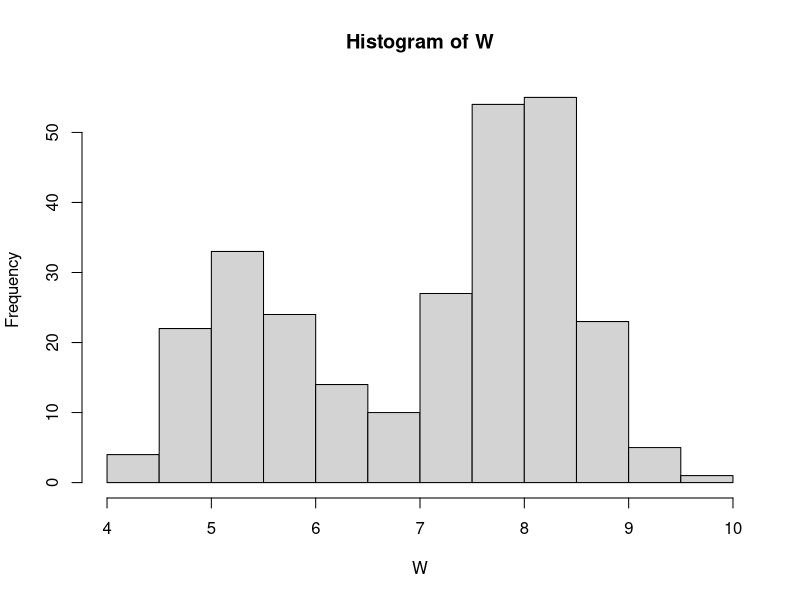
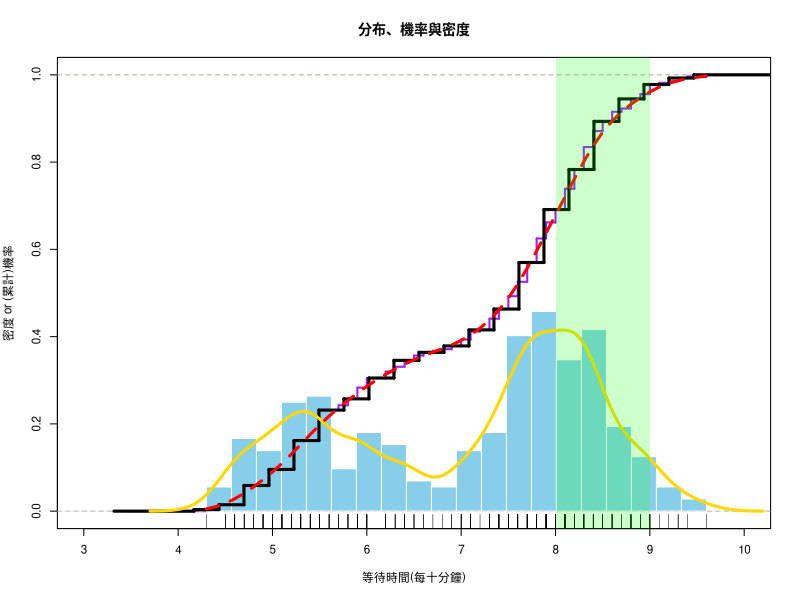
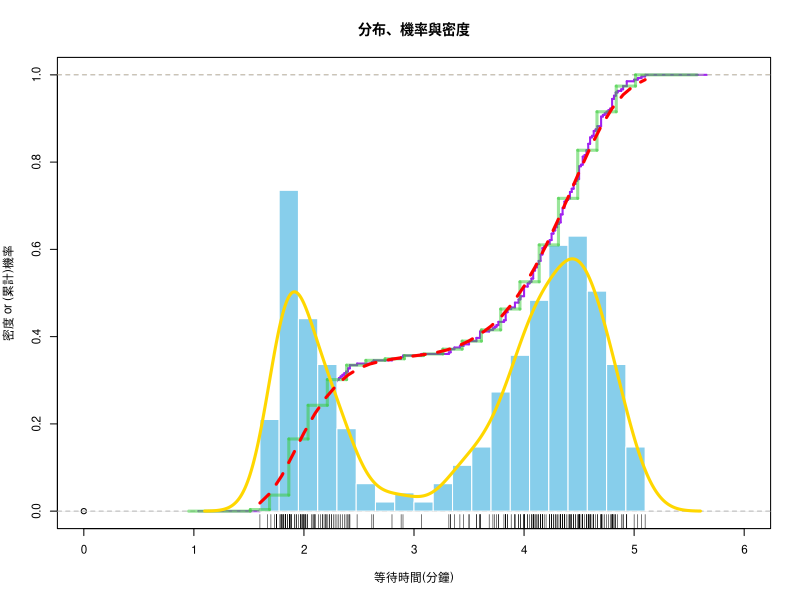

Write R code to recreate these figures, in order.
## ---- chunk 1
knitr::opts_chunk$set(echo = TRUE)
## ---- chunk 2
head(faithful)
faithful$newwaiting <- (faithful$waiting)/10
W = faithful$newwaiting  # copy to a short name

summary(W)
hist(W)

## ---- chunk 3
#1. 因為隨機試驗多且複雜，可以用隨機變數進行數學分析
#2. 計算其分配，求期望值、變異數等，可進行迴歸分析或是其他分析
#3. 可以，計算其面積即可估計
#4. 可以，複雜的事情簡化、；數值標記不能，只能了解哪個時間點發生過
#5. 平滑模型，將噴發時間點連成平滑曲線，即為形容老忠實的模型
#6. 若論預測，直方圖會比較準，因為可以當模型看出其趨勢，我們定義「準」為預測時間，數值標記表示一個時間點，無法看出其機率分布
## ---- chunk 4
#1. 16欄，平滑模型約接近平滑
#2. 0.6，配上欄數16最平滑
#3. 調高欄寬即欄數減少，與調高頻寬都會讓模型越簡單
#4. 模型越複雜跟資料會約接近，但會過於偏頗，無法進行預測
#5. 當然不對
## ---- chunk 5
# Frame
par(cex=0.7) #調整字體大小
plot(0,0,xlim=c(3,10),ylim=c(0,1),xlab="等待時間(每十分鐘)", 
     ylab="密度 or (累計)機率", main="分布、機率與密度")
abline(h=1, col='orange', lwd=0.25, lty=2)

# Empirical PDF
rug(W)
# Empirical CDF
#最初始會直接ecdf(D)
plot(ecdf(W), cex=0, verticals=T, lwd=2, col='purple', add=T) #W的CDF
#add決定要不要重畫，T就直接疊在圖上

# Histogram PDF
Bins = 20                            # no. bins 要多少欄位
bx = seq(min(W), max(W), length=Bins+1) # break sequence 均勻切成20份
hist(W, col="skyblue", border="white", 
     freq=F, breaks=bx, add=T)
abline(h=0, col='lightgray', lwd=0.25)

# Histogram CDF
adj = (bx[2] - bx[1])/2
steps = stepfun(bx-adj, c(0, sapply(bx, function(b) mean(W <= b))))
plot(steps, cex=0, col='Black', lwd=3, lty=1, add=T) #W化成直方圖後的CDF

# Smooth PDF
Adjust = 0.5    # bandwidth adjustment
DEN = density(W, adjust = Adjust)  #將變數向量轉為平滑線
lines(DEN, col='gold', lwd=3)

# Smooth CDF
PDF = approxfun(DEN$x, DEN$y, yleft=0, yright=0)
x = seq(min(W),max(W),0.1)
y = sapply(x, function(i) integrate(PDF, -Inf, i)$value)
lines(x, y, col='red', lwd=3, lty=2) 

# Mark Range
x1 = 8; x2 = 9
rect(x1,-0.1,x2,1.2,col= rgb(0,1,0,alpha=0.2),border=NA)
# x = seq(x1, x2, length=100)
# polygon(c(x, x2, x1),  c(PDF(x), 0, 0), col="#FF99003F", border=NA)
# Calculate Probability
(integrate(PDF, x1, x2)$value)
## ---- chunk 6
#4. Adjust=1的情況下機率為 0.269
#5. Adjust=0.5的情況下機率為0.283
#6. 不一定，能夠預測的模型才是好模型，而不是越貼近樣本
## ---- chunk 7
head(faithful)

E=faithful$eruptions

# Frame
par(cex=0.7) #調整字體大小
plot(0,0,xlim=c(0,6),ylim=c(0,1),xlab="等待時間(分鐘)", 
     ylab="密度 or (累計)機率", main="分布、機率與密度")
abline(h=1, col='orange', lwd=0.25, lty=2)

# Empirical PDF
rug(E)
# Empirical CDF
#最初始會直接ecdf(D)
plot(ecdf(E), cex=0, verticals=T, lwd=2, col='purple', add=T) 
#add決定要不要重畫，T就直接疊在圖上

# Histogram PDF
Bins = 20                            # no. bins 要多少欄位
bx = seq(min(E), max(E), length=Bins+1) # break sequence 均勻切成20份
hist(E, col="skyblue", border="white", 
     freq=F, breaks=bx, add=T)
abline(h=0, col='lightgray', lwd=0.25)

# Histogram CDF
adj = (bx[2] - bx[1])/2
steps = stepfun(bx-adj, c(0, sapply(bx, function(b) mean(E <= b))))
plot(steps, cex=0, col='#33CC337F', lwd=3, lty=1, add=T)

# Smooth PDF
Adjust = 0.5    # bandwidth adjustment
DEN = density(E, adjust = Adjust)  #將變數向量轉為平滑線
lines(DEN, col='gold', lwd=3)

# Smooth CDF
PDF = approxfun(DEN$x, DEN$y, yleft=0, yright=0)
x = seq(min(E),max(E),0.1)
y = sapply(x, function(i) integrate(PDF, -Inf, i)$value)
lines(x, y, col='red', lwd=3, lty=2) 

# Every Range probability
i1=seq(1,5,by=0.1)
i2=seq(2,6,by=0.1)
p1=data.frame(i1,i2)
for(i in 1:41){
  p1[i,3]=integrate(PDF,i1[i],i2[i])$value
}
## ---- chunk 8
#1. 要參加
#2. 3.9~4.9之區間
#3. 平均獲利17.7元
p1[which(p1$V3==max(p1$V3)),]
100*0.477-30
## ---- chunk 9
i3=seq(1,6-1/6,by=0.1)
i4=seq(1+1/6,6,by=0.1)
p2=data.frame(i3,i4)
for(i in 1:49){
  p2[i,3]=integrate(PDF,i3[i],i4[i])$value
}
head(p2[order(p2$V3,decreasing = T),],6)

#下注在 4.3~4.467、4.4~4.567、4.2~4.367、4.1~4.267、1.8~1.967
## ---- chunk 10
Adjust=0.5
DEN=density(E,adjust=Adjust)
PDF=approxfun(DEN$x,DEN$y,yleft=0,yright=0)
seq.time=seq(0,6,1/6)
ans=sapply(seq.time,function(x){
  pro=integrate(PDF,x,(x+1/6))$value
  -5*(1-pro)+95*pro
})
tail(sort(ans))
sum(tail(sort(ans)))-1.967636-2.653571

#賭金5元，平均獲利為4.577元
#賭金10元，平均獲利為8.515元
#賭金15元，平均獲利為12.447元
#賭金20元，平均獲利為15.673元
#賭金25元，平均獲利為18.327元
#賭金30元，平均獲利為20.294元
